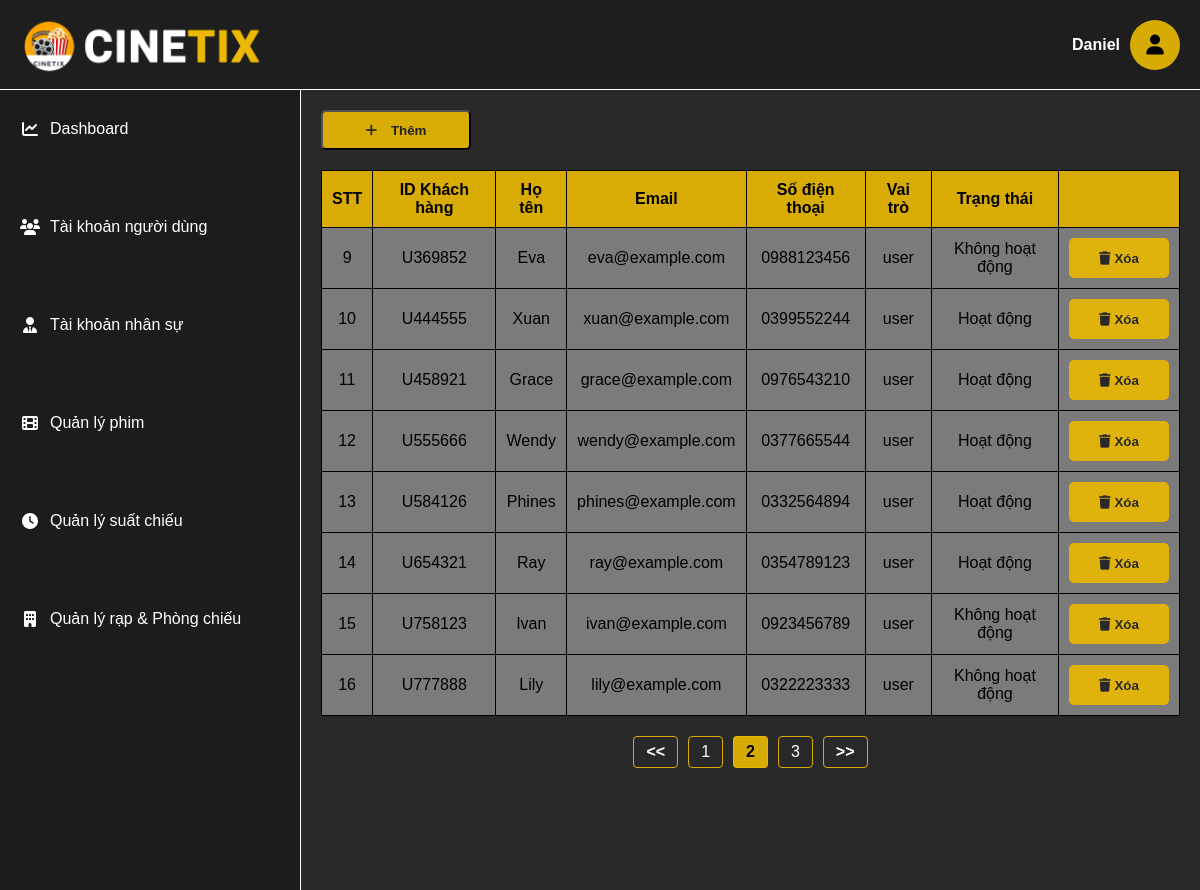
The app's page /admin/taikhoannguoidung.php?page=2 (signed in) with its own data.
### tables this page shows
CREATE TABLE users (
    id VARCHAR(100) PRIMARY KEY,
    user_name VARCHAR(100) NOT NULL,
    email VARCHAR(100) UNIQUE NOT NULL,
    pass_word VARCHAR(255) NOT NULL,
    phone_number VARCHAR(20),
    ro_lo ENUM('user','admin','employee') DEFAULT 'user',
    start_date DATE NULL,
    account_status ENUM('Hoạt động', 'Không hoạt động') DEFAULT 'Hoạt động',
    last_active DATETIME DEFAULT CURRENT_TIMESTAMP ON UPDATE CURRENT_TIMESTAMP,
    created_at DATETIME DEFAULT CURRENT_TIMESTAMP
);

### admin/taikhoannguoidung.php (the view, shortened to what this page needs)
<?php
include('../connect.php');
include('header_admin.php');
?>
<!DOCTYPE html>
<html lang="vi">
<head>
  <link rel="stylesheet" href="../admin/adminCSS/admin_layout.css">
  <link rel="stylesheet" href="../admin/adminCSS/header_admin.css">
  <link rel="stylesheet" href="../admin/adminCSS/quanlyphim.css">
  <link rel="stylesheet" href="https://cdnjs.cloudflare.com/ajax/libs/font-awesome/6.5.0/css/all.min.css">
</head>
<body>
  <div class="admin-layout">
    <aside class="sidebar">
      <?php include('sidebar_admin.php'); ?>
    </aside>
<?php
$limit = 8;
$page = isset($_GET['page']) ? (int)$_GET['page'] : 1;
$total_result = mysqli_query($conn, "SELECT COUNT(*) AS total FROM users WHERE users.ro_lo = 'user'");
$total_row = mysqli_fetch_assoc($total_result);
$total_records = $total_row['total'];
$total_page = ceil($total_records / $limit);
$offset = ($page - 1) * $limit;
$sql = "SELECT
    users.id AS user_id,
    users.user_name AS username,
    users.email AS email,
    users.phone_number AS phone,
    users.ro_lo AS role,
    users.account_status AS status
    FROM users
    WHERE users.ro_lo = 'user'
    LIMIT $offset, $limit";
$results = mysqli_query($conn, $sql);
if ($results && mysqli_num_rows($results) > 0) {
    echo '<main class="main-content">';
    echo '<div class="buttons">';
    echo '<button><i class="fa-solid fa-plus"></i><span> Thêm </span></button>';
    echo '</div>';
    echo '<table>';
    echo '<thead>
            <tr>
                <th>STT</th>
                <th>ID Khách hàng</th>
                <th>Họ tên</th>
                <th>Email</th>
                <th>Số điện thoại</th>
                <th>Vai trò</th>
                <th>Trạng thái</th>
                <th></th>
            </tr>
          </thead>';
    echo '<tbody>';
    $i = ($page - 1) * $limit;
    while ($row = mysqli_fetch_assoc($results)) {
        echo "<tr>
                <td>" . ++$i . "</td>
                <td>{$row['user_id']}</td>
                <td>{$row['username']}</td>
                <td>{$row['email']}</td>
                <td>{$row['phone']}</td>
                <td>{$row['role']}</td>
                <td>{$row['status']}</td>
                <td>
                   <div class='action-buttons'>
                    <button class='btn-delete'><i class='fa-solid fa-trash'></i> Xóa</button>
                </div>
                </td>
              </tr>";
    }
    echo '</tbody></table>';
    if ($total_page > 1) {
        echo '<div class="pagination">';
        if ($page > 1) {
            echo '<a href="?page=' . ($page - 1) . '"><<</a>';
        }
        $max_links = 4;
        $start = max(1, $page - floor($max_links / 2));
        $end = min($total_page, $start + $max_links - 1);
    for ($i = $start; $i <= $end; $i++) {
        if ($i == $page) {
            echo '<strong>' . $i . '</strong>';
        } else {
            echo '<a href="?page=' . $i . '">' . $i . '</a>';
        }
    }
        if ($page < $total_page) {
            echo '<a href="?page=' . ($page + 1) . '">>></a>';
        }
        echo '</div>';
    }
    echo '</main>';
} else {
    echo "<p class='main-content'>Không có người dùng nào.</p>";
}
?>
  </div>
</body>
</html>

### admin/header_admin.php (shortened to what this page needs)
<?php
  $role = isset($_SESSION['ro_lo']) ? $_SESSION['ro_lo'] : '';
  $username = '';
  if (isset($_SESSION['user'])) {
      include_once('../connect.php');
      $user_id = $_SESSION['user'];
      $sql = "SELECT user_name FROM users WHERE id = '$user_id' LIMIT 1";
      $result = mysqli_query($conn, $sql);
      if ($row = mysqli_fetch_assoc($result)) {
          $username = htmlspecialchars($row['user_name']);
      }
  }
?>
<header class="header-container">
  <div class="logo-item">
    <?php
      $logo_link = ($role === 'employee') ? 'quanlyphim.php' : 'admin.php';
      echo '
        <a href="' . $logo_link . '">
          <img class="logo active_page" src="../pic/LOGO.png" alt="logo">
        </a>
      ';
    ?>
  </div>
<?php if($username): ?>
  <div class="admin-profile">
    <div class="admin-text"><?= $username ?></div>
    <div class="admin-icon"><i class="fa-solid fa-user"></i></div>
  </div>
<?php endif; ?>
</header>
<link rel="stylesheet" href="https://cdnjs.cloudflare.com/ajax/libs/font-awesome/6.5.0/css/all.min.css">

### admin/adminCSS/admin_layout.css (style rules this page uses)
:root { --bg-dark: #292929; --bg-footer: #222; --highlight: #ebb902e8; --text-light: white; --poster-hover-opacity: 0.3; --scrollbar-thumb: rgba(255, 255, 255, 0.386); }
body { background-color: var(--bg-dark); font-family: Arial, sans-serif; margin: 0; padding: 0; }
.admin-layout { display: grid; grid-template-columns: 300px 1fr 1fr; grid-template-rows: min-content 1fr 1fr; grid-template-areas: "header header header" "sidebar main main" "sidebar main main"; height: 100vh; gap: 0; background-color: var(--bg-dark); color: var(--text-light); }
.header-container { grid-area: header; border-bottom: 1px solid var(--text-light); padding: 10px 20px; display: flex; justify-content: space-between; align-items: center; background-color: #1e1e1e; }
.sidebar { grid-area: sidebar; padding-top:0; margin-top:0; background-color: #1c1c1c; text-align: center; transition: all 0.3s ease; overflow-y: auto; z-index: 998; }
.main-content { grid-area: main; padding: 20px; border-left: 1px solid var(--text-light); background-color: #2b2b2b; overflow-y: auto; }

### admin/adminCSS/header_admin.css (style rules this page uses)
:root { --bg-dark: #292929; --bg-footer: #222; --highlight: #EBB802; --text-light: white; --poster-hover-opacity: 0.3; --scrollbar-thumb: rgba(255, 255, 255, 0.2); }
header, nav { background-color: var(--bg-dark); padding: 10px 20px; }
.logo { display: flex; justify-content: flex-start; width: 250px; }
.header-container { display: flex; justify-content: space-between; align-items: center; padding: 10px 20px; }
.admin-profile { display: flex; align-items: center; position: relative; gap: 10px; cursor: pointer; z-index: 1000; }
.admin-text { color: var(--text-light); font-weight: bold; white-space: nowrap; }
.admin-icon { width: 50px; height: 50px; border-radius: 50%; background-color: var(--highlight); color: black; display: flex; justify-content: center; align-items: center; font-size: 20px; }

### admin/adminCSS/quanlyphim.css (style rules this page uses)
:root { --bg-dark: #292929; --bg-footer: #222; --highlight: #ebb902e8; --text-light: white; --poster-hover-opacity: 0.3; --scrollbar-thumb: rgba(255, 255, 255, 0.386); }
.main-content { padding: 20px; background-color: var(--bg-dark); color: var(--text-light); }
.buttons { display: flex; justify-content: left; gap: 20px; margin-bottom: 20px; }
.buttons i { margin-right:10px; }
.buttons button { text-decoration: none; color: var(--text-light); background-color: var(--highlight); padding: 0 20px; width: 150px; height: 40px; border-radius: 5px; font-weight: bold; color:#222; }
.action-buttons { display: flex; justify-content: center; align-items: center; gap: 10px; }
.btn-delete { width:100px; height: 40px; background-color: var(--highlight); color: var(--bg-dark); font-weight: bold; padding: 5px 10px; border: none; border-radius: 5px; cursor: pointer; transition: background 0.2s; }
.main-content table { width: 100%; border-collapse: collapse; }
.main-content table th { background-color: var(--highlight); border: 1px solid black; text-align: center; padding: 10px; }
.main-content table td { padding: 10px; border: 1px solid black; text-align: center; background-color: var(--scrollbar-thumb); color:black; }
.pagination { display: flex; justify-content: center; gap: 10px; margin-top: 20px; flex-wrap: wrap; }
.pagination a, .pagination strong { padding: 6px 12px; background: none; border: 1px solid var(--highlight); text-decoration: none; color: white; border-radius: 4px; transition: background-color 0.2s, color 0.2s; font-weight: 500; }
.pagination strong { background-color: var(--highlight); color: black; font-weight: bold; }
.pagination a:first-child, .pagination a:last-child { color: white;; font-weight: bold; }

### records on screen
users: user_name "Daniel"
users: id "U369852", user_name "Eva", email "eva@example.com", phone_number "0988123456", ro_lo "user", account_status "Không hoạt động"
users: id "U444555", user_name "Xuan", email "xuan@example.com", phone_number "0399552244", ro_lo "user", account_status "Hoạt động"
users: id "U458921", user_name "Grace", email "grace@example.com", phone_number "0976543210", ro_lo "user", account_status "Hoạt động"
users: id "U555666", user_name "Wendy", email "wendy@example.com", phone_number "0377665544", ro_lo "user", account_status "Hoạt động"
users: id "U584126", user_name "Phines", email "phines@example.com", phone_number "0332564894", ro_lo "user", account_status "Hoạt động"
users: id "U654321", user_name "Ray", email "ray@example.com", phone_number "0354789123", ro_lo "user", account_status "Hoạt động"
users: id "U758123", user_name "Ivan", email "ivan@example.com", phone_number "0923456789", ro_lo "user", account_status "Không hoạt động"
users: id "U777888", user_name "Lily", email "lily@example.com", phone_number "0322223333", ro_lo "user", account_status "Không hoạt động"
